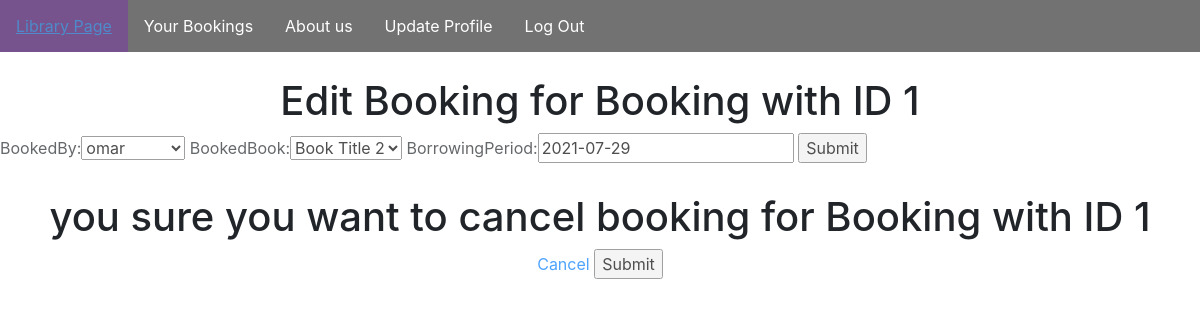
The app's page /edit/1/ (signed in), older data.
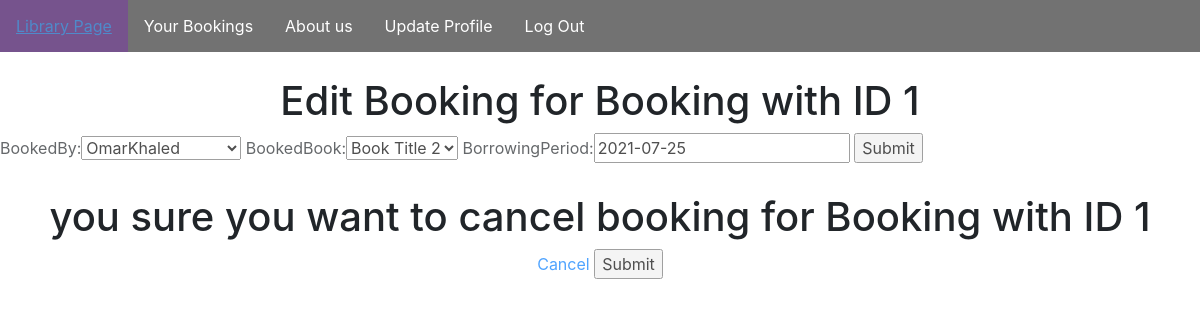
The same page, newer data.
### books/models.py (models this page shows, shortened)
class Booking(models.Model):
    bookedBy = models.ForeignKey(User, on_delete=models.CASCADE)
    bookedBook = models.ForeignKey(Book, on_delete=models.CASCADE)
    borrowingPeriod = models.DateField(default=tenDays)
    id = models.IntegerField(primary_key=True)
    class Meta:
        unique_together = (
            ('bookedBy', 'bookedBook'),
        )

### books/views.py (the view)
# urls.py: path('edit/<str:pk>/', book_views.edit, name='edit'),
@login_required(login_url='/login')
def edit(request, pk):
    borrowed = Booking.objects.get(id=pk)
    form = BorrowForm(instance=borrowed)
    if request.method == 'POST':
        form = BorrowForm(request.POST,)
        if form.is_valid():
            form.save()
            return redirect('/lib')
    context = {'form': form, 'booking':borrowed}
    return render(request, 'books/edit.html', context)

### books/forms.py
class BorrowForm(ModelForm):
    class Meta:
        model = Booking
        fields = ['bookedBy','bookedBook','borrowingPeriod']

### books/models.py (called while the page is built)
    def __str__(self):
        return self.bookname

### books/templates/books/edit.html (shortened to what this page needs)
{% load crispy_forms_filters %}
{% load static %}
<!DOCTYPE HTML>
<head>
    <link rel="stylesheet" type="text/css" href="{% static 'Login/style.css' %}">
    <link rel="stylesheet" href="https://maxcdn.bootstrapcdn.com/bootstrap/4.0.0/css/bootstrap.min.css">
    <link rel="stylesheet" type="text/css" href="{% static 'login/navbar.css' %}">
</head>
<body>
<ul>
        <li>
        <a href="/lib">
            Library Page
        </a>
    </li>
        <li>
        <a href="/bookings/{{ booking.bookedBy }}">
            Your Bookings
        </a>
    </li>
    <li>
        <a href="/about">
            About us
        </a>
    </li>
    <li>
         <a href="/update">
            Update Profile
    </a>
    </li>
    <li>
    <a href="/logout">
        Log Out
    </a>
    </li>
</ul>
    <center>
        <h1 style="padding-top: 25px; ">
            Edit Booking for Booking with ID {{ booking.id }}
        </h1>
    </center>
    <form method="post" action="" class="inline-form" style="background-color: white;opacity: 69%">
        {{form}}
        <input type="submit" name="submit">
    </form>
<center>
     <center>
        <h1 style="padding-top: 25px; ">
            you sure you want to cancel booking for Booking with ID {{ booking.id }}
        </h1>
    </center>
    <form method="post" action="/delete/{{ booking.id }}/" class="inline-form" style="background-color: white;opacity: 69%">
        <a href="/lib">Cancel</a>
        <input type="submit" name="Conform" >
    </form>
</center>
</body>

### Login/static/Login/style.css (style rules this page uses)
body { background-image: url("lib3.jpg"); background-origin: content-box; background-size: 110% 110%; background-repeat: no-repeat; background-attachment: fixed; }

### Login/static/Login/navbar.css (style rules this page uses)
ul { opacity: 69%; list-style-type: none; margin: 0; padding: 0; overflow: hidden; background-color: #333; }
li { float: left; }
li a { display: block; color: white; text-align: center; padding: 14px 16px; text-decoration: none; }

Row changes from the older to the newer data that the page shows:
changed Booking "Book Title 2": bookedBy "omar" → "OmarKhaled"; borrowingPeriod "2021-07-29" → "2021-07-25"
